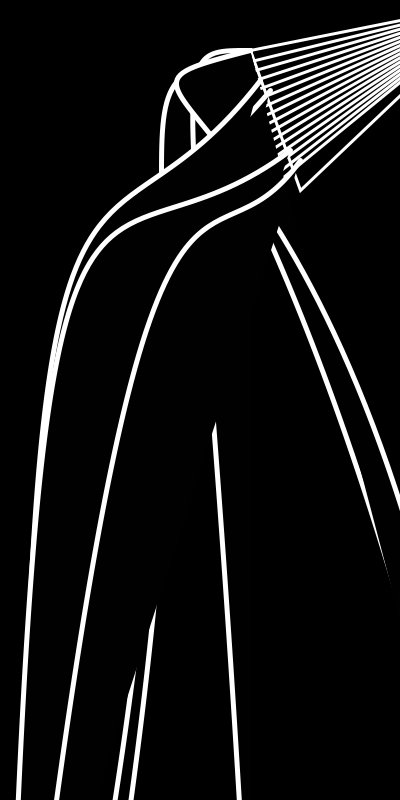
Frame 1 (no input)
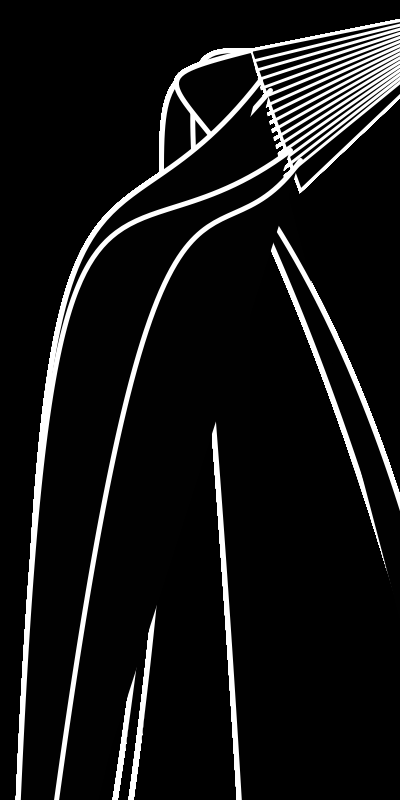
Frame 60 (the mouse pressed at the canvas centre just before this capture)
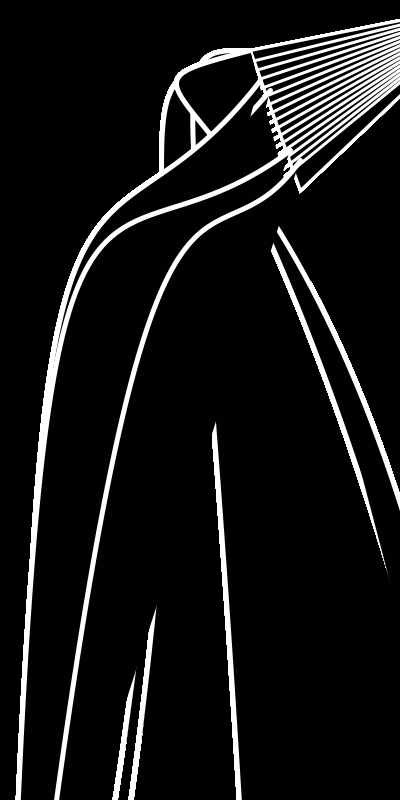
Frame 120 (the mouse held since frame 60 and released just before this capture)

The Processing sketch that drew these frames (run headless with seeded random() and noise(); from frame 60 on, the mouse is pressed at the canvas centre):

// Processing sketch: processing_24819
// ── processing_24819.pde

//import processing.pdf.*;
int h=250;
int g=250;
int c=1000;
void setup(){
  size(400,800);
  //beginRecord(PDF,"balletshoe.pdf");
  background(0);
  smooth();
 
  
}
void draw(){
  fill(0);
  stroke(255);
  strokeWeight(3);
  triangle(500, 0, 250, 50, 300, 190);
  strokeWeight(3);
  line(500,0,255,60);
  line(500,0,255,70);
  line(500,0,255,80);
  line(500,0,255,90);
  line(500,0,255,100);
  line(500,0,255,110);
  line(500,0,255,120);
  line(500,0,255,130);
  line(500,0,255,140);
  line(500,0,255,150);
  line(500,0,255,160);
  line(500,0,255,170);
  line(500,0,255,180);
  line(500,0,255,190);
  line(500,0,255,200);
  
     strokeWeight(5);

    stroke(255);
    fill(0);
    bezier(h, 50, 90, 90, 250, 100, 100, c);
    fill(1);
    bezier(h, 50, 70, 90, 250, 100, 80, c);
    bezier(h,50,150,50,200,39,250,c);
    bezier(h,50,150,150,300,100,500,c);
    
    bezier(h,50,20,109,389,29,500,c);
    bezier(270,90,90,300,150,25,50,c);
    bezier(260,80,90,300,30,25,20,c);
    bezier(290,150,90,300,43,25,10,c);
    bezier(300,160,200,300,150,25,30,c);
    
    endRecord();
}


void keyPressed(){
  if(key=='s'||key=='S');
  {
    
  }
}

  

  
